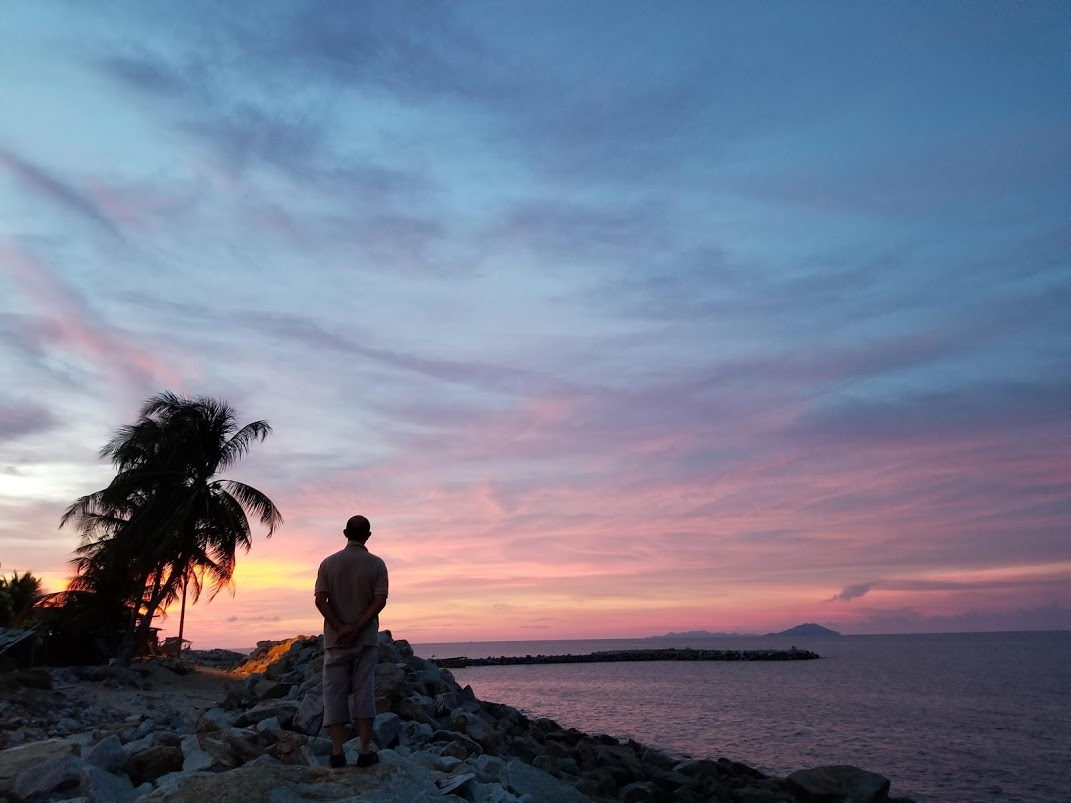
#> input picture hama.jpg, 1071 x 803 px
$ jupyter execute Untitled.ipynb   (older library calls are emulated)
#> lines starting #> are read from the running program, lines starting #| are printed output that depends on the picture; after the words box and inside, x2 and y2 are one past the last pixel; in counts of white or black regions, pixels touching at a corner belong together
[cell 1]
import cv2

import urllib.request as req

url = 'http://uta.pw/gazoubbs/attach/12-hama.jpg'
local = 'hama.jpg'
req.urlretrieve(url,local)
#> (this line was passed over: the network is not available in this run)

[cell 2]
img = cv2.imread('hama.jpg')
#> img is the input picture: shape (803, 1071, 3); mean B, G, R 141.7, 120.5, 113.4
gray_image = cv2.cvtColor(img,cv2.COLOR_BGR2GRAY)
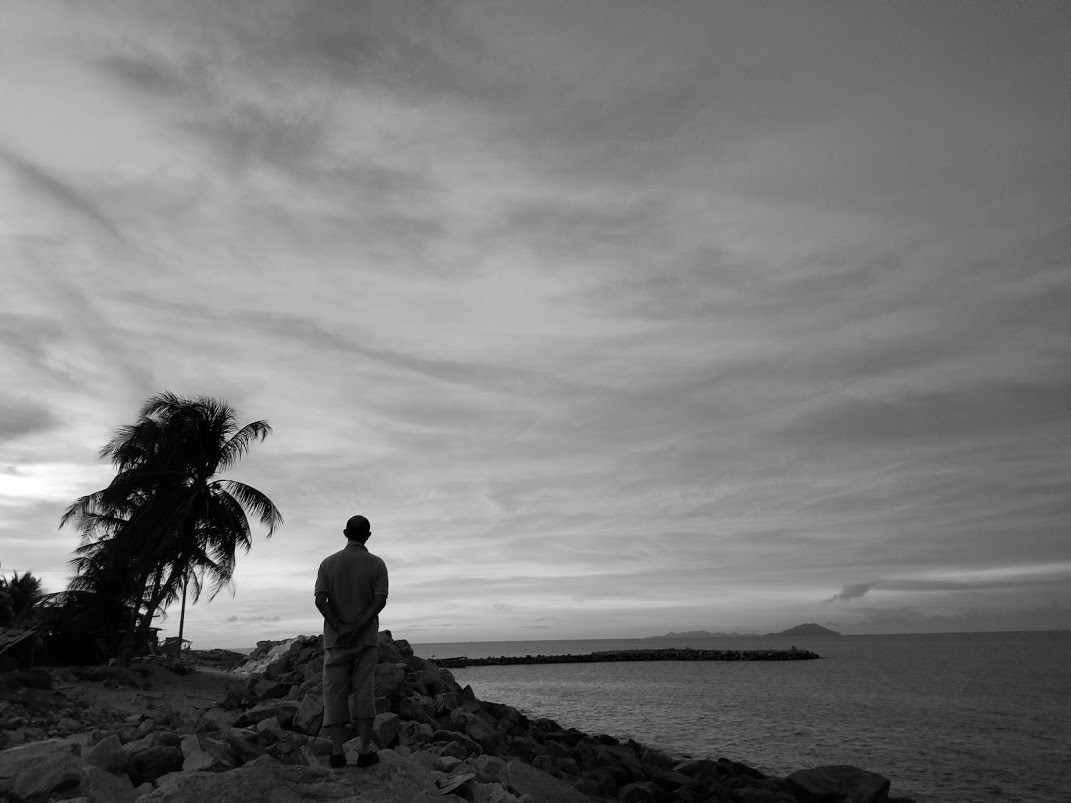
#> gray_image: shape (803, 1071); min 0, max 255, mean 120.8
cv2.imwrite('hama.gray.jpg',gray_image)
#> Out = True

[cell 3]
sobel_image = cv2.Sobel(img, cv2.CV_32F,1,0,ksize=5)
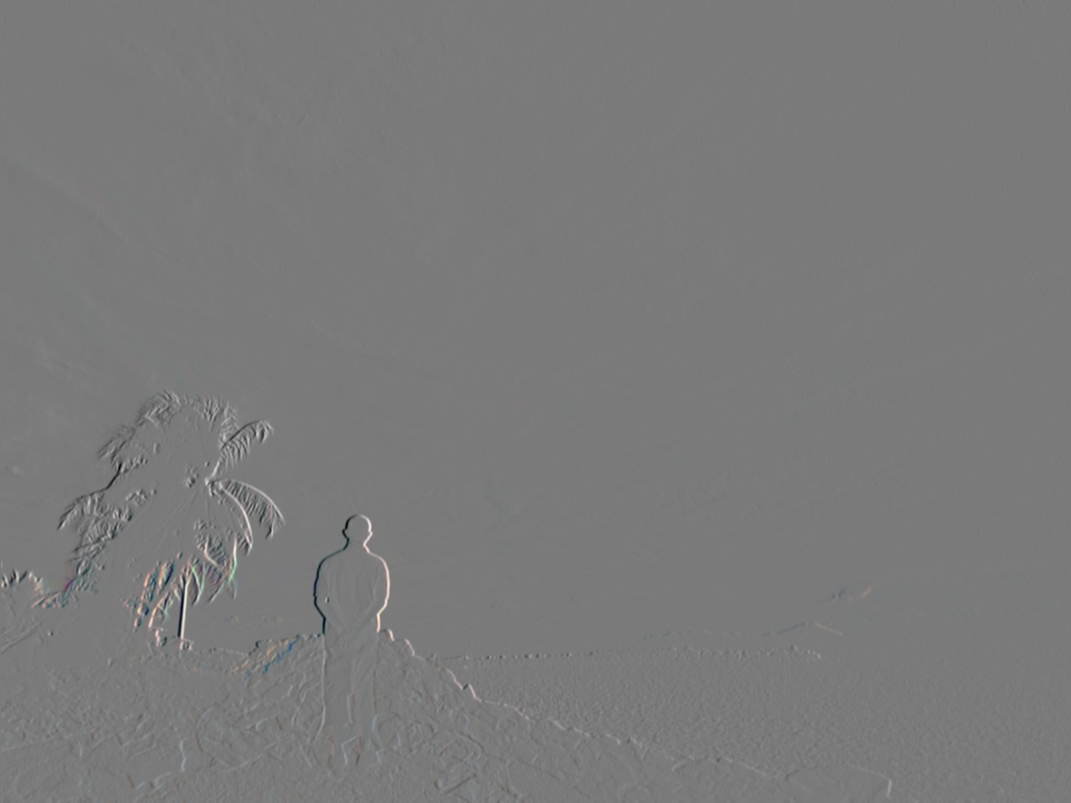
#> sobel_image: shape (803, 1071, 3) float32; mean B, G, R -4, -6.5, -6.8; drawn with min black and max white
cv2.imwrite('hama-sobel.jpg',sobel_image)
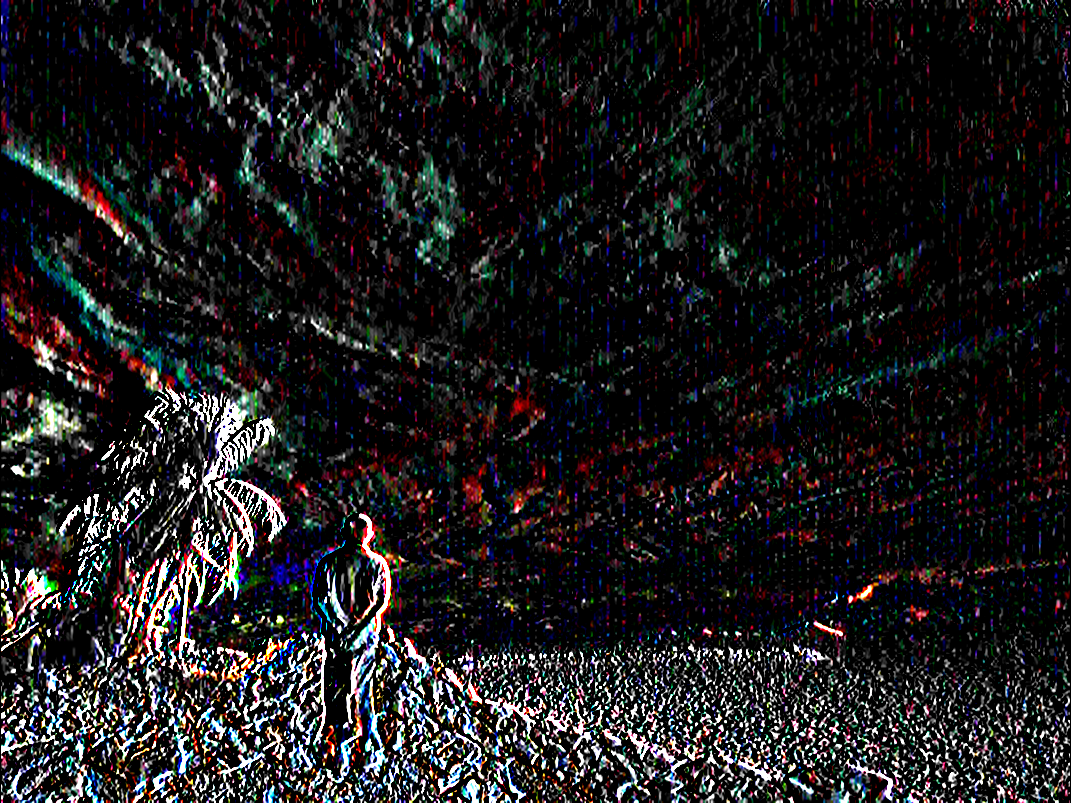
#> saved as hama-sobel.jpg: shape (803, 1071, 3); mean B, G, R 30.1, 29, 29.8
#> Out = True

[cell 4]
canny_image = cv2.Canny(img,30,200)
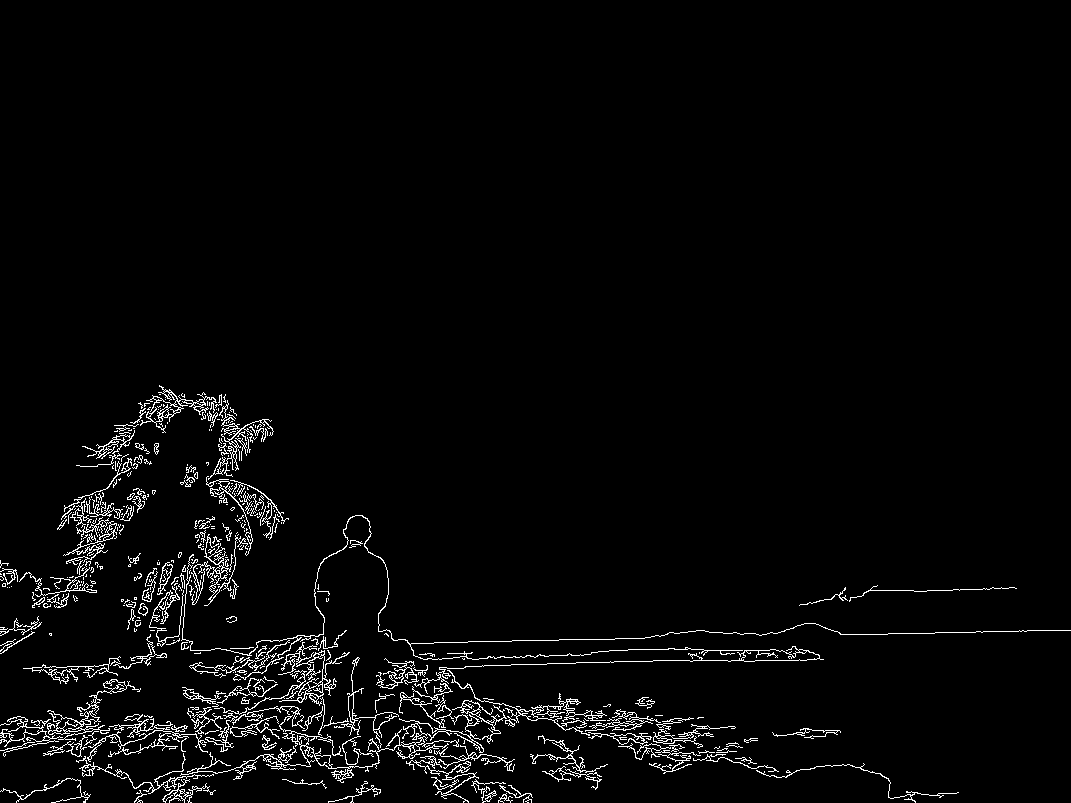
#> canny_image: shape (803, 1071); 2.9% white in thin lines or dots, all inside (x1, y1, x2, y2) = (0, 385, 1071, 803)
cv2.imwrite('hama-canny1.jpg',canny_image)
canny_image = 256 - canny_image
cv2.imwrite('hama-canny2.jpg',canny_image)
#> Out = True

[cell 5]
reverse_image = 256 - img
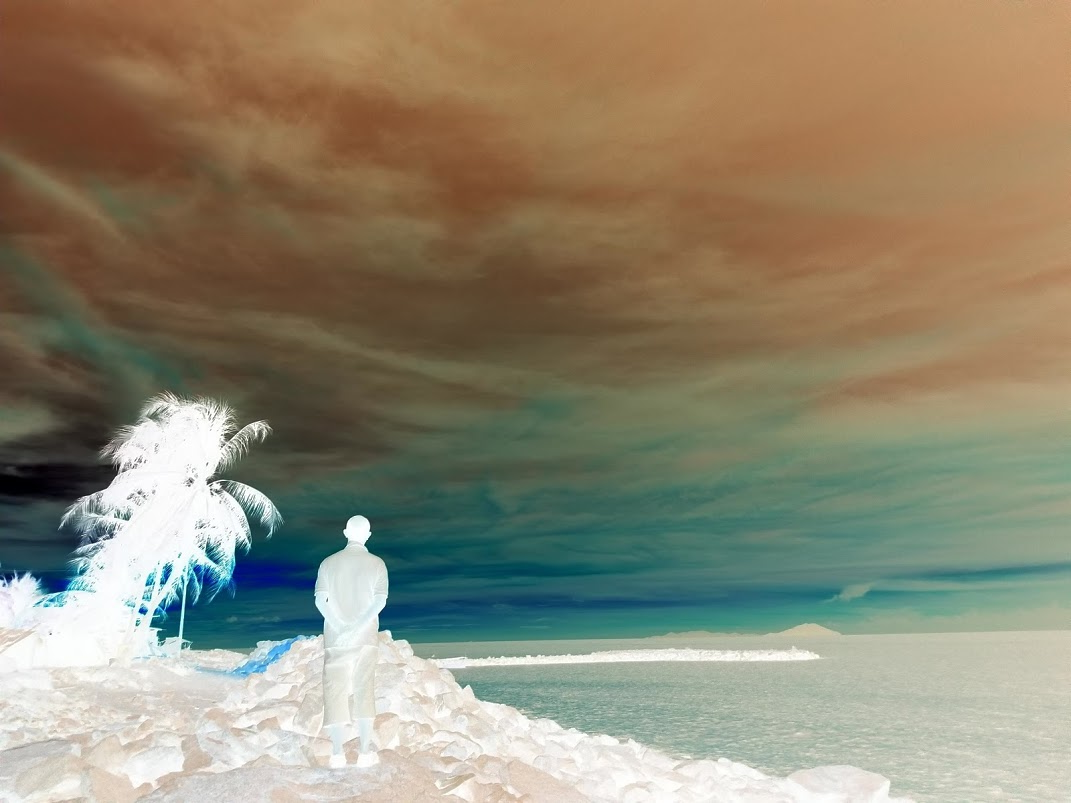
#> reverse_image: shape (803, 1071, 3) uint16; mean B, G, R 114.3, 135.5, 142.6; drawn with min black and max white
cv2.imwrite('reverse.jpg',reverse_image)
#> Out = True
